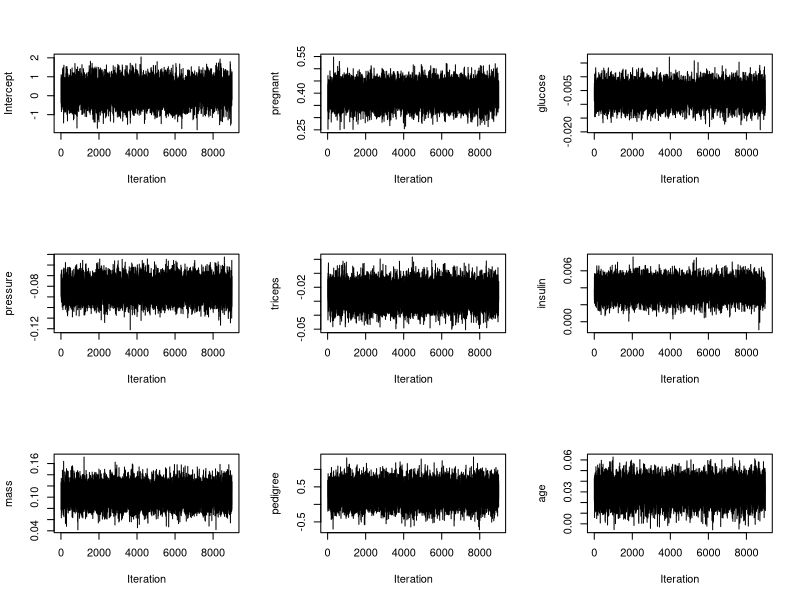
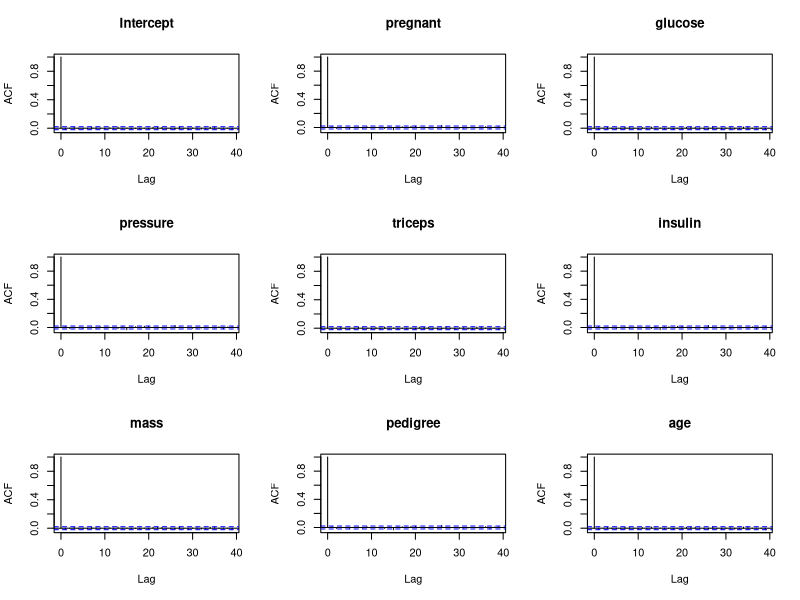
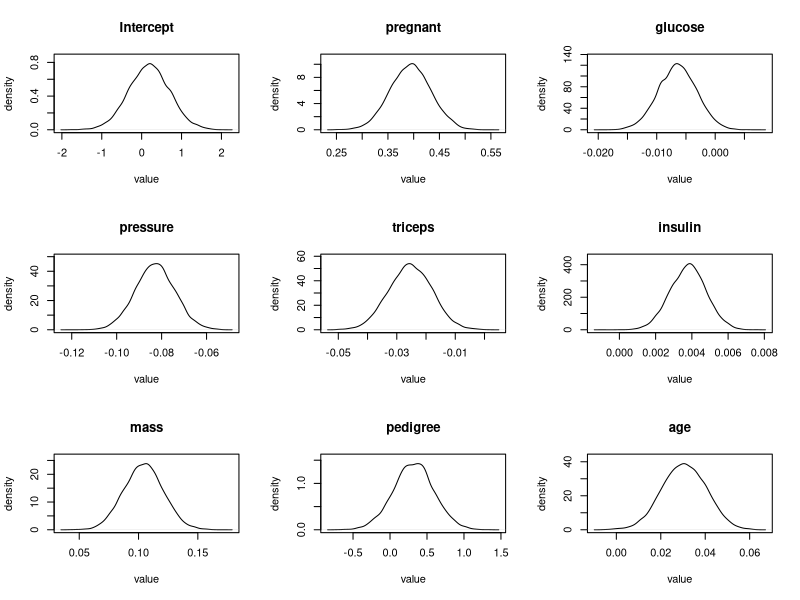

Generate these figures, in order, with R:
## ---- chunk 1
knitr::opts_chunk$set(echo = TRUE)
## ---- chunk 2
library(mlbench)
data(PimaIndiansDiabetes)
PID <- PimaIndiansDiabetes

PID["diabetes"] <- ifelse(PID[["diabetes"]] == "pos", 1, 0)
head(PID)
X <- as.matrix(PID[, -9]) 
y <- PID[, 9]
## ---- chunk 3
prior_mu <- rep(0, 9)   # prior mean
prior_sigma <- diag(9)   # prior covariance
## ---- chunk 4
library(MASS)
library(mvtnorm)
library(numDeriv)

# The log-likelihood function
log_likelihood <- function(params, X, y) {
  z <- params[1] + X %*% params[2:9]
  sum(y*z - log(1 + exp(z)))
}

# The log posterior distribution 
log_posterior <- function(params) {
  z <- params[1] + X %*% params[2:9]
  ll <- sum(y*z - log(1 + exp(z)))
  log_prior <- dmvnorm(params, mean = prior_mu, sigma =prior_sigma, log = TRUE)
  log_post <- ll + log_prior
  return(log_post)
}

# Negative version of the log posterior (for when using optim)
n_log_posterior <- function(params) {
  z <- params[1] + X %*% params[2:9]
  ll <- sum(y*z - log(1 + exp(z)))
  log_prior <- dmvnorm(params, mean = prior_mu, sigma =prior_sigma, log = TRUE)
  log_post <- ll + log_prior
  return(-log_post)
}

# For calculating the proposal ratio
proposal_ratio <- function(current, proposal, proposal_cov){
    dmvnorm(current, mean = proposal, sigma = proposal_cov, log = TRUE) - dmvnorm(proposal, mean = current, sigma = proposal_cov, log = TRUE)
}
    
# We set the number of iterations and burn-in period
num_iterations <- 10000
burn <- 1000

# We set up the proposal distribution
mu_n <- optim(rep(0.1,9), n_log_posterior)$par
sigma_n <- -solve(hessian(func=log_posterior, x=mu_n))

# Initial parameters
params <- rep(0, 9)
chain <- matrix(0, nrow=num_iterations, ncol=9)
chain[1,] <- params
accept <- 0

# The Metropolis-Hastings algorithm
for (i in 2:num_iterations) {
  # We sample a proposal from the proposal distribution
  proposal <- mvrnorm(1, mu_n, sigma_n)
  
  # We compute the acceptance ratio
  log_ratio <- log_likelihood(proposal, X, y) - log_likelihood(params, X, y) + dmvnorm(proposal, mean = mu_n, sigma = sigma_n, log = TRUE) - dmvnorm(params, mean = mu_n, sigma = sigma_n, log = TRUE) + proposal_ratio(params, proposal, sigma_n)
  
  # We accept or reject the proposal
  if (log(runif(1)) < exp(log_ratio)) {
    params <- proposal
    accept <- accept + 1
  }
  
  # We store current parameter value in the chain
  chain[i,] <- params
}
# We discard the burn in phase
chain <- chain[-c(1:burn),]

# We print the acceptance rate
cat("Acceptance rate:", accept / num_iterations, "\n")

# We print some summary statistics
post_mean <- apply(chain, 2, mean)
post_sd <- apply(chain, 2, sd)
post_quantiles <- apply(chain, 2, quantile, c(0.025, 0.5, 0.975))
post_summary <- rbind(post_mean, post_sd, post_quantiles)
colnames(post_summary) <- c( "Intercept" , colnames(PID[, -9]) )
rownames(post_summary) <- c("Mean", "SD", "2.5%", "50%", "97.5%")
print(post_summary)
## ---- chunk 5
par(mfrow=c(3,3))
plot(chain[,1], type="l", xlab="Iteration", ylab="Intercept")
plot(chain[,2], type="l", xlab="Iteration", ylab="pregnant")
plot(chain[,3], type="l", xlab="Iteration", ylab="glucose")
plot(chain[,4], type="l", xlab="Iteration", ylab="pressure")
plot(chain[,5], type="l", xlab="Iteration", ylab="triceps")
plot(chain[,6], type="l", xlab="Iteration", ylab="insulin")
plot(chain[,7], type="l", xlab="Iteration", ylab="mass")
plot(chain[,8], type="l", xlab="Iteration", ylab="pedigree")
plot(chain[,9], type="l", xlab="Iteration", ylab="age")
## ---- chunk 6
acf(chain[,1], main="Intercept")
acf(chain[,2], main="pregnant")
acf(chain[,1], main="glucose")
acf(chain[,2], main="pressure")
acf(chain[,1], main="triceps")
acf(chain[,2], main="insulin")
acf(chain[,1], main="mass")
acf(chain[,2], main="pedigree")
acf(chain[,1], main="age")
## ---- chunk 7
names <- c( "Intercept" , colnames(PID[, -9]) )
# Plot the estimated marginal posterior distribution for each parameter
par(mfrow=c(3,3))
for (i in 1:9) {
  density <- density(chain[, i])
  plot(density, main=names[i], xlab="value", ylab="density", ylim=c(0, max(density$y)*1.1))
}
